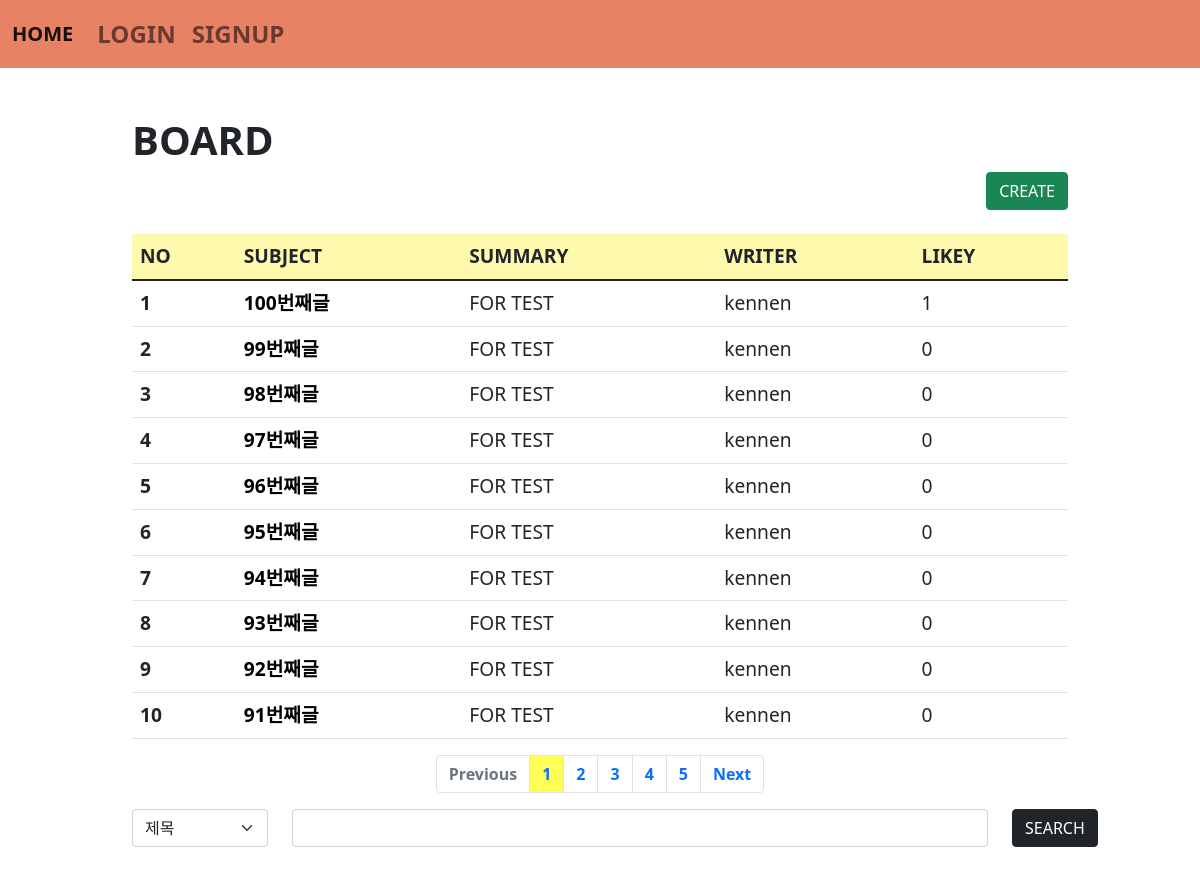
/board/, run on the app's committed database.
### board/models.py (models this page shows, shortened)
class Board(models.Model):
    subject = models.CharField(max_length=100)
    writer = models.ForeignKey(User, on_delete=models.CASCADE, related_name="writer")
    content = models.TextField()
    likey = models.ManyToManyField(User, blank=True, related_name="likey")
    pubdate = models.DateTimeField()
    def summary(self):
        if len(self.content) > 30:
            return self.content[:30] + "..."
        else:
            return self.content

### acc/models.py (models this page shows, shortened)
class User(AbstractUser):
    age = models.IntegerField(default=0)
    comment = models.TextField()
    pic = models.ImageField()

### board/views.py (the view)
# urls.py: path('', views.index, name="index"),
def index(request):
    cate = request.GET.get("cate", "")
    kw = request.GET.get("kw","")
    pg = request.GET.get("page", 1)
    if cate == "sub":
        b = Board.objects.filter(subject__startswith=kw)
    elif cate == "wri":
        u = User.objects.get(username=kw)
        b = Board.objects.filter(writer=u)
    elif cate == "con":
        b = Board.objects.filter(content__contains=kw)
    else:
        b = Board.objects.all()
    b = b.order_by('-pubdate')  #  레코드들에다 .order_by()    'field'  '-field'
    pag = Paginator(b, 10)
    obj = pag.get_page(pg)
    context = {
        "blist" : obj ,
        "cate":cate,
        "kw":kw
    }
    return render(request, "board/index.html", context)

### template/board/index.html (shortened to what this page needs)
{% extends 'base.html' %}
{% block con %}
    {% load mathfilters %}
    <div class="container mt-5 mb-5" style="width: 80%;">
        <h1><b>BOARD</b></h1>
        <div class="text-end">
            <a href="{% url 'board:create' %}"><button class="btn btn-success">CREATE</button></a>
        </div>
        <table class="table mt-4 table-hover" style="font-size: larger;">
            <thead style="background-color: rgba(255, 236, 23, 0.345);">
                <tr>
                    <th scope="col">NO</th>
                    <th scope="col">SUBJECT</th>
                    <th scope="col">SUMMARY</th>
                    <th scope="col">WRITER</th>
                    <th scope="col">LIKEY</th>
                </tr>
            </thead>
            <tbody>
                {% for i in blist %}
                    <tr>
                        <th scope="row">{{ forloop.counter }}</th>
                        <td><a href="{% url 'board:detail' i.id %}">{{ i.subject }}</a></td>
                        <td>{{ i.summary }}</td>
                        <td>{{ i.writer.username }}</td>
                        <td>{{ i.likey.count }}</td>
                    </tr>
                {% endfor %}
            </tbody>
        </table>
        <nav aria-label="Page navigation example">
            <ul class="pagination justify-content-center">
                {% if blist.has_previous %}
                    <li class="page-item">
                        <a class="page-link" href="{% url 'board:index' %}?page={{ blist.previous_page_number }}&cate={{cate}}&kw={{kw}}">Previous</a>
                    </li>
                {% else %}
                    <li class="page-item disabled">
                        <a class="page-link">Previous</a>
                    </li>
                {% endif %}
                {% for i in blist.paginator.page_range %}
                    {% if i >= blist.number|sub:1|intdiv:5|mul:5|add:1 and blist.number|sub:1|intdiv:5|add:1|mul:5 >= i %}
                        <li class="page-item"><a class="page-link" {% if blist.number == i %} style="background-color:rgba(255, 255, 0, 0.653)" {% endif %} href="{% url 'board:index' %}?page={{i}}&cate={{cate}}&kw={{kw}}">{{i}}</a></li>
                    {% endif %}
                {% endfor %}
                {% if blist.has_next %}
                    <li class="page-item">
                        <a class="page-link" href="{% url 'board:index' %}?page={{ blist.next_page_number }}&cate={{cate}}&kw={{kw}}">Next</a>
                    </li>
                {% else %}
                    <li class="page-item disabled">
                        <a class="page-link">Next</a>
                    </li>
                {% endif %}
            </ul>
        </nav>
        <form>
            <div class="row">
                <div class="col-lg-2">
                    <select class="form-select" name="cate" aria-label="Default select example">
                        <option value="sub" {% if cate == "sub" %}selected{% endif %}>제목</option>
                    </select>
                </div>
                <div class="col-lg-9">
                    <input type="text" name="kw" value="{{kw}}" class="form-control">
                </div>
                <div class="col-lg-1">
                    <button class="btn btn-dark">SEARCH</button>
                </div>
            </div>
        </form>
    </div>
{% endblock %}

### template/board/index.html (style rules this page uses)
a { text-decoration: none; color: black; font-weight: bold; }

### data on the page
Board: subject "100번째글", summary "FOR TEST", writer.username "kennen", likey.count "1"
Board: subject "99번째글", summary "FOR TEST", writer.username "kennen", likey.count "0"
Board: subject "98번째글", summary "FOR TEST", writer.username "kennen", likey.count "0"
Board: subject "97번째글", summary "FOR TEST", writer.username "kennen", likey.count "0"
Board: subject "96번째글", summary "FOR TEST", writer.username "kennen", likey.count "0"
Board: subject "95번째글", summary "FOR TEST", writer.username "kennen", likey.count "0"
Board: subject "94번째글", summary "FOR TEST", writer.username "kennen", likey.count "0"
Board: subject "93번째글", summary "FOR TEST", writer.username "kennen", likey.count "0"
Board: subject "92번째글", summary "FOR TEST", writer.username "kennen", likey.count "0"
Board: subject "91번째글", summary "FOR TEST", writer.username "kennen", likey.count "0"

### other printed values
{{ i }} "1" "2" "3" "4" "5"
